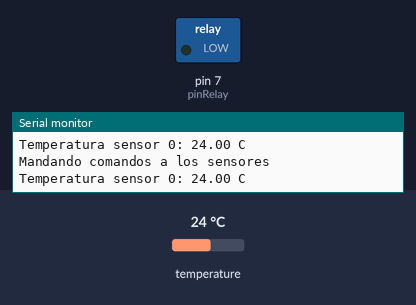
This sketch was run on a simulated Arduino Uno, built with avr-gcc and run on an emulated ATmega328P. Parts: switched loads named in the sketch (green lamp = pin HIGH), the last lines printed to the serial monitor. The test bench sets the inputs (shaded band); at power-on: temperature 24 °C.

Above: at 3.3 s.
3.4 s: temperature set to 20.5 °C
5.9 s: temperature set to 19.4 °C
At 6.4 s:
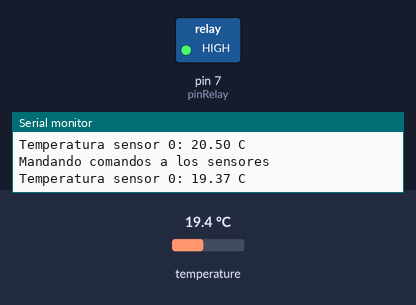
8.4 s: temperature set to 28 °C
At 10.2 s:
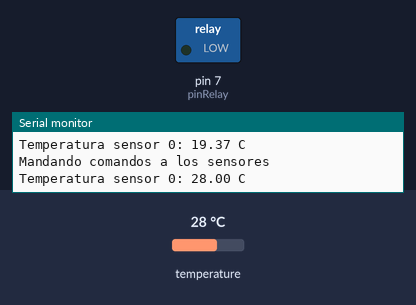
11.1 s: temperature set to 12 °C
At 12.6 s:
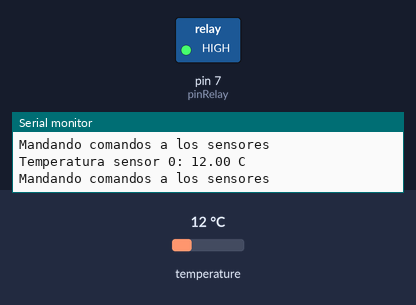
Timing chart, 0 to 14.1 s (numbered marks = the images above; inputs shaded):
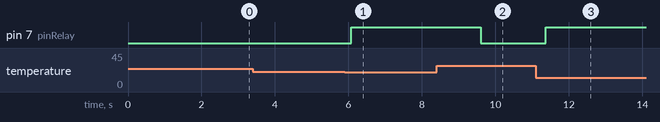

The sketch:

12_SensorTemperatura.ino
```cpp
#include <OneWire.h>
#include <DallasTemperature.h>

// Pin donde se conecta el bus 1-Wire
const int pinDatosDQ = 9;
const int pinRelay = 7;
float temp1;

// Instancia a las clases OneWire y DallasTemperature
OneWire oneWireObjeto(pinDatosDQ);
DallasTemperature sensorDS18B20(&oneWireObjeto);

void setup() {
    // Iniciamos la comunicación serie
    Serial.begin(9600);
    // Iniciamos el bus 1-Wire
    sensorDS18B20.begin();
    pinMode(pinRelay, OUTPUT);
}

void loop() {
    // Mandamos comandos para toma de temperatura a los sensores
    Serial.println("Mandando comandos a los sensores");
    sensorDS18B20.requestTemperatures();

    // Leemos y mostramos los datos de los sensores DS18B20
    Serial.print("Temperatura sensor 0: ");
    temp1 = sensorDS18B20.getTempCByIndex(0);
    Serial.print(temp1);
    Serial.println(" C");

    if (temp1 < 20.0) {
      digitalWrite(pinRelay, HIGH);
    } else {
      digitalWrite(pinRelay, LOW);
    }
    // Serial.print("Temperatura sensor 1: ");
    // Serial.print(sensorDS18B20.getTempCByIndex(1));
    // Serial.println(" C");

    delay(1000);
}
```

Measured:
- the behaviour switches between 20 and 19.9 °C on temperature (found by bisection; images 0 and 1)
- after the input at 5.9 s, pin 7 (pinRelay): LOW → HIGH after 0.18 s
- after the input at 8.4 s, pin 7 (pinRelay): HIGH → LOW after 1.2 s
- after the input at 11.1 s, pin 7 (pinRelay): LOW → HIGH after 0.27 s
